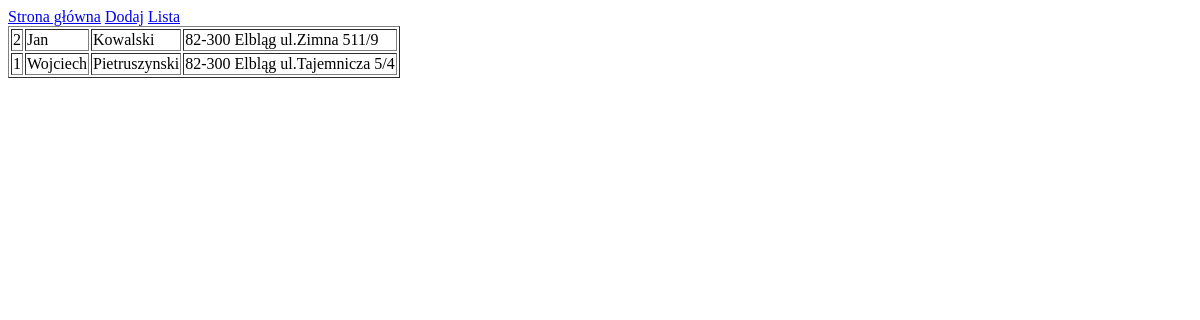
/list, run on an earlier commit of the app's database.
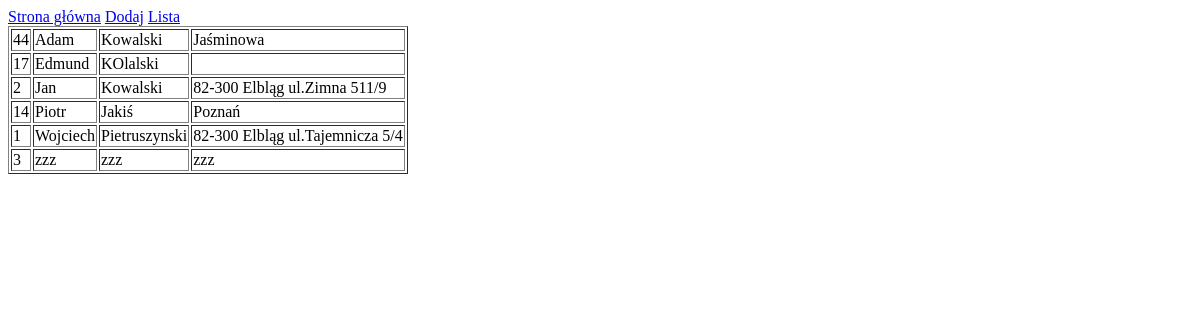
And on a later commit of the database.
### tables this page shows
CREATE TABLE emp(name TEXT, surname TEXT, emp_number TEXT, address TEXT);

### app.py (the view)
@app.route("/list")
def list():
    connector = sql.connect("employees.db")
    connector.row_factory = sql.Row
    cursor = connector.cursor()
    cursor.execute('select * from emp order by name')
    row = cursor.fetchall()
    return render_template('list.html', row=row)

### templates/list.html (shortened to what this page needs)
<!DOCTYPE html>
<html lang="en">
<head>
</head>
<body>
<a class="py-2 d-none d-md-inline-block" href="/">Strona główna</a>
<a class="py-2 d-none d-md-inline-block" href="/add">Dodaj</a>
<a class="py-2 d-none d-md-inline-block" href="/list">Lista</a>
<table border="1">
    {% for row in row %}
    <tbody>
    <tr>
        <td>{{row.emp_number}}</td>
        <td>{{row.name}}</td>
        <td>{{row.surname}}</td>
        <td>{{row.address}}</td>
    </tr>
    </tbody>
    {% endfor %}
</body>
</html>

What changed in the data, as far as the page shows it:
added emp: emp_number "44", name "Adam", surname "Kowalski", address "Jaśminowa"
added emp: emp_number "17", name "Edmund", surname "KOlalski"
added emp: emp_number "14", name "Piotr", surname "Jakiś", address "Poznań"
added emp: emp_number "3", name "zzz", surname "zzz", address "zzz"
